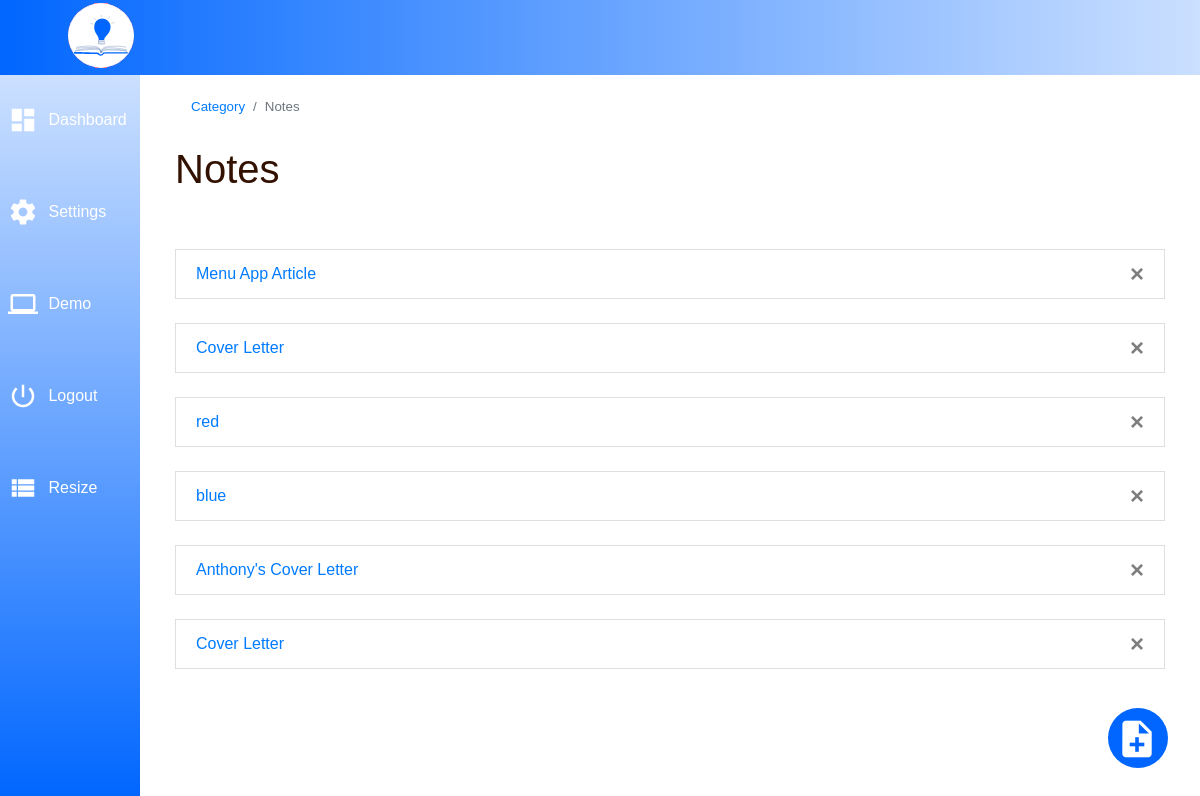
Page /categories/1/notes (signed in) on the earlier database version.
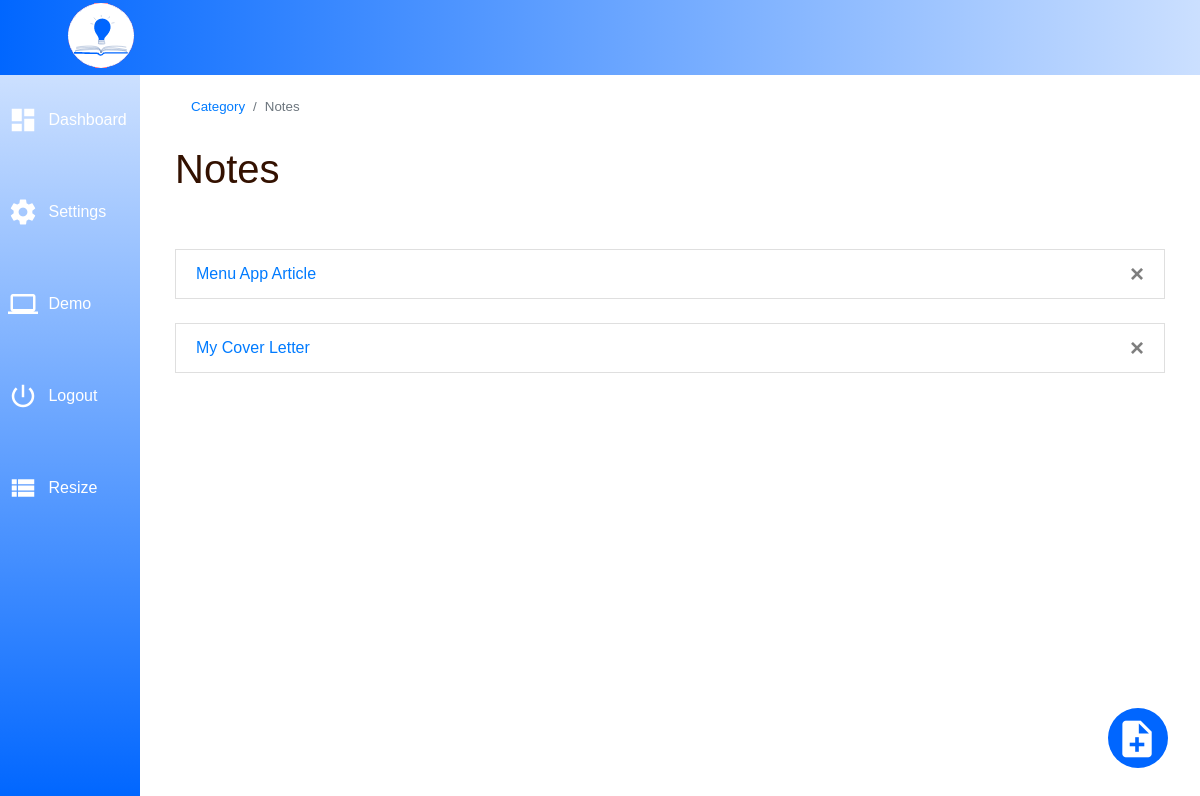
Same page on the later database version.
### note/models.py (models this page shows)
class Note(db.Model):
    id = db.Column(db.Integer, primary_key=True)
    title = db.Column(db.String(50))
    body = db.Column(db.String(1000))
    user_id = db.Column(db.Integer, db.ForeignKey('user.id'))
    category_id = db.Column(db.Integer, db.ForeignKey('category.id'))
    created_date = db.Column(db.DateTime(timezone=True), default=func.now())

### note/views.py (the view, shortened to what this page needs)
@views.route('/categories/<int:cat_id>/notes', methods=['GET', 'POST'])
@login_required
def view_category(cat_id):
    user_id = current_user.get_id()
    notes = Note.query.filter_by(category_id=cat_id).all()
    if len(notes) < 1:
        flash("You have no notes for this category", "success")
        return render_template('user/category.html')
    else:
        return render_template('user/category.html', notes=notes)

### note/__init__.py (called while the page is built)
def create_app():
    app = Flask(__name__)
    app.config['SECRET_KEY'] = 'a2346.@'
    app.config['SQLALCHEMY_DATABASE_URI'] = f'sqlite:///{DB_NAME}'
    db.init_app(app)
    from .views import views
    from .auth import auth
    app.register_blueprint(views, url_prefic='/')
    app.register_blueprint(auth, url_prefic='/')
    from .models import User, Note, Category
    create_database(app)
    login_manager = LoginManager()
    login_manager.login_view = 'auth.login'
    login_manager.init_app(app)
    @login_manager.user_loader
    def load_user(id):
        return User.query.get(int(id))
    return app

### note/templates/user/category.html (shortened to what this page needs)
{% extends "user/home_base.html" %} {% block title %} Note {% endblock %}
{%block body %}
    <div class="container-fluid">
        <nav aria-label="breadcrumb">
            <ol class="breadcrumb">
                <li class="breadcrumb-item"><a href="{{url_for('views.home')}}">Category</a></li>
                <li class="breadcrumb-item active" aria-current="page">Notes</li>
            </ol>
        </nav>
        <h1>Notes </h1>
        <br>
        <br>
        <ul class="list-group list-group-flush">
            {% for note in notes %}
                    <div class="">
                        <li class="list-group-item">
                            <a href="{{url_for('views.view_notes', cat_id=note.category_id, note_id=note.id)}}">
                                {{ note.title }}
                            </a>
                            <button type="button" class="close" class="nav-link px-2" data-toggle="modal" data-target="#mymodal{{note.id}}">
                                <span arial-hidden="true"> &times; </span>
                            </button>
                        </li>
                        <br>
                    </div>
            {% endfor %}
        </ul>
        <a href="" class="top-link hide" data-toggle="modal" data-target="#note">
            <i class="material-icons icon" id="loupe">note_add</i>
        </a>
    </div>
{% endblock %}

Differences in the rows shown:
removed Note: title "red"
removed Note: title "blue"
removed Note: title "Anthony's Cover Letter"
removed Note: title "Cover Letter"
changed Note: title "Cover Letter" → "My Cover Letter"
